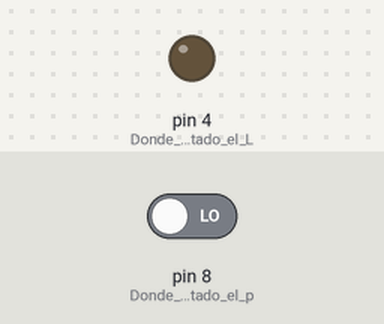
The sketch below on a simulated Arduino Uno, built with avr-gcc and run on an emulated ATmega328P. Shown: output pins drawn as LEDs (lit = HIGH). The test bench sets the inputs (shaded band); at power-on: pin 8 (Donde_está_conectado_el_p) LOW.

Above: at 1.2 s.
1.3 s: pin 8 (Donde_está_conectado_el_p) driven HIGH
At 2.4 s:
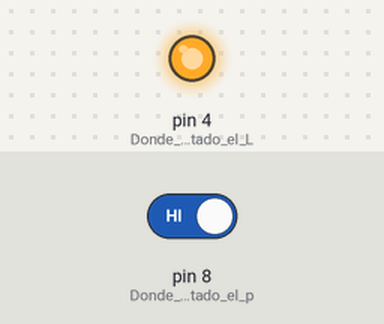
2.8 s: pin 8 (Donde_está_conectado_el_p) driven LOW
At 3.5 s:
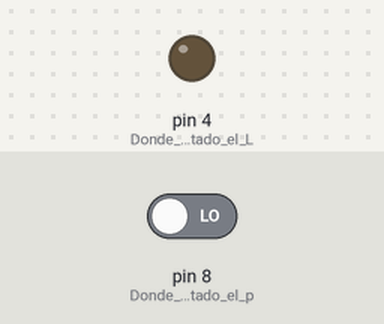
Timing chart, 0 to 5.8 s (numbered marks = the images above; inputs shaded):
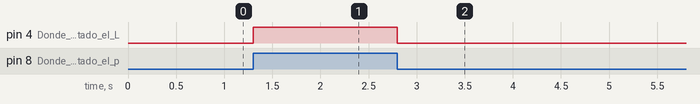

Measured:
- after the input at 1.3 s, pin 4 (Donde_está_conectado_el_L): LOW → HIGH at once
- after the input at 2.8 s, pin 4 (Donde_está_conectado_el_L): HIGH → LOW at once

The sketch:

5_Pulsador+Led.ino
```cpp
int estadoBoton=0; //Guardará el estado del botón (HIGH ó LOW)
void setup(){
       pinMode(4,OUTPUT); //Donde está conectado el LED
       pinMode(8,INPUT);  //Donde está conectado el pulsador
}
void loop() {
       estadoBoton=digitalRead(8);
//Si se detecta que el botón está pulsado, se enciende el LED
       if (estadoBoton == HIGH) {
             digitalWrite(4,HIGH);
//Si no, no
       } else {
        digitalWrite(4,LOW);
        }
}
```
